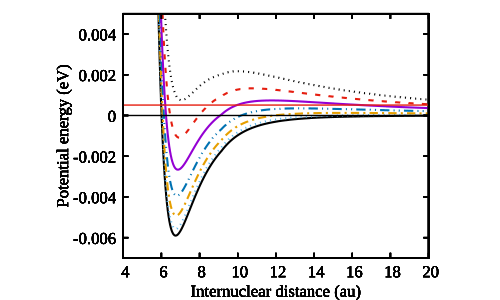

Write the gnuplot code that produced this figure.
set terminal pdfcairo
set output 'pot.pdf'
set size ratio 0.80
#set colorsequence classic
set tics font "Times New Roman, 18"
set xlabel font "Times New Roman, 18"
set ylabel font "Times New Roman, 18"
set key font "Times New Roman,16"
set title font "Times New Roman, 24, bold"
#set title "Scattering phaseshift of partial vaves"
set xlabel "Internuclear distance (au)"
set ylabel "Potential energy (eV)"
set border linewidth 2
set xtics 2
set ytics 0.002 
#set xtics font "Times New Roman, 18"
#set ytics font "Times New Roman, 18"
set xrange [4:20] 
set yrange [-0.007:0.005]
set multiplot
#set key at 5.9,1.8
#plot 'potential.txt' w l lt 7 dt 6 lw 3 lc 7 notitle
#set style line 1 lc rgb '#ff0000' lt 1 lw 2 pi -1 ps 1.0
#set style line 2 lc rgb '#ffffff' lt 1 lw 2 pi -1 ps 1.0
#plot 'l=0.pot.txt' w l ls 1 title "l=0:"
#plot 'l=1.pot.txt' w l ls 2 title "l=1:"
plot 'l=0.pot.txt' w l lt 8 dt 1 lw 3 notitle
plot 'l=1.pot.txt' w l lt 3 dt 3 lw 3 notitle
plot 'l=2.pot.txt' w l lt 4 dt 4 lw 3 notitle
plot 'l=3.pot.txt' w l lt 6 dt 5 lw 3 notitle
plot 'l=4.pot.txt' w l lt 1 dt 1 lw 3 notitle
plot 'l=5.pot.txt' w l lt 7 dt 7 lw 3 notitle
plot 'l=6.pot.txt' w l lt 8 dt 8 lw 3 notitle
plot 0 w l lt 8 lw 2 notitle
plot 0.00012398*4.13 w l lt 7 lw 2 notitle
